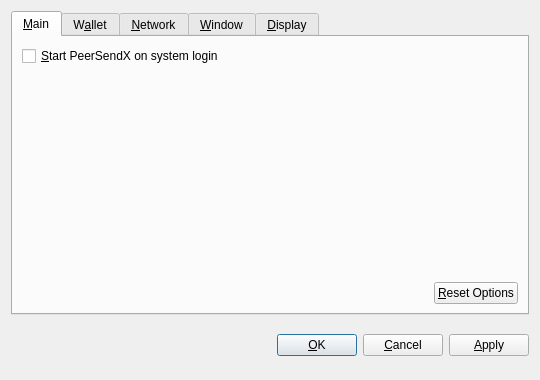
<?xml version="1.0" encoding="UTF-8"?>
<ui version="4.0">
 <class>OptionsDialog</class>
 <widget class="QDialog" name="OptionsDialog">
  <property name="geometry">
   <rect>
    <x>0</x>
    <y>0</y>
    <width>540</width>
    <height>380</height>
   </rect>
  </property>
  <property name="windowTitle">
   <string>Options</string>
  </property>
  <property name="modal">
   <bool>true</bool>
  </property>
  <layout class="QVBoxLayout" name="verticalLayout">
   <item>
    <widget class="QTabWidget" name="tabWidget">
     <property name="tabPosition">
      <enum>QTabWidget::North</enum>
     </property>
     <property name="currentIndex">
      <number>0</number>
     </property>
     <widget class="QWidget" name="tabMain">
      <attribute name="title">
       <string>&amp;Main</string>
      </attribute>
      <layout class="QVBoxLayout" name="verticalLayout_Main">
       <item>
        <widget class="QCheckBox" name="bitcoinAtStartup">
         <property name="toolTip">
          <string>Automatically start PeerSendX after logging in to the system.</string>
         </property>
         <property name="text">
          <string>&amp;Start PeerSendX on system login</string>
         </property>
        </widget>
       </item>
       <item>
        <spacer name="verticalSpacer_Main">
         <property name="orientation">
          <enum>Qt::Vertical</enum>
         </property>
         <property name="sizeHint" stdset="0">
          <size>
           <width>20</width>
           <height>40</height>
          </size>
         </property>
        </spacer>
       </item>
       <item>
        <layout class="QHBoxLayout" name="horizontalLayout_2_Main">
         <item>
          <spacer name="horizontalSpacer_2_Main">
           <property name="orientation">
            <enum>Qt::Horizontal</enum>
           </property>
           <property name="sizeHint" stdset="0">
            <size>
             <width>40</width>
             <height>20</height>
            </size>
           </property>
          </spacer>
         </item>
         <item>
          <widget class="QPushButton" name="resetButton">
           <property name="toolTip">
            <string>Reset all client options to default.</string>
           </property>
           <property name="text">
            <string>&amp;Reset Options</string>
           </property>
           <property name="autoDefault">
            <bool>false</bool>
           </property>
          </widget>
         </item>
        </layout>
       </item>
      </layout>
     </widget>
     <widget class="QWidget" name="tabWallet">
      <attribute name="title">
       <string>W&amp;allet</string>
      </attribute>
      <layout class="QVBoxLayout" name="verticalLayout_Network">
       <item>
        <widget class="QLabel" name="transactionFeeInfoLabel">
         <property name="text">
          <string>Optional transaction fee per kB that helps make sure your transactions are processed quickly. Most transactions are 1 kB.</string>
         </property>
         <property name="textFormat">
          <enum>Qt::PlainText</enum>
         </property>
         <property name="wordWrap">
          <bool>true</bool>
         </property>
        </widget>
       </item>
       <item>
        <layout class="QHBoxLayout" name="horizontalLayout_1_Main">
         <item>
          <widget class="QLabel" name="transactionFeeLabel">
           <property name="text">
            <string>Pay transaction &amp;fee</string>
           </property>
           <property name="textFormat">
            <enum>Qt::PlainText</enum>
           </property>
           <property name="buddy">
            <cstring>transactionFee</cstring>
           </property>
          </widget>
         </item>
         <item>
          <widget class="BitcoinAmountField" name="transactionFee"/>
         </item>
         <item>
          <spacer name="horizontalSpacer_1_Main">
           <property name="orientation">
            <enum>Qt::Horizontal</enum>
           </property>
           <property name="sizeHint" stdset="0">
            <size>
             <width>40</width>
             <height>20</height>
            </size>
           </property>
          </spacer>
         </item>
        </layout>
       </item>
       <item>
        <widget class="QLabel" name="label">
         <property name="text">
          <string>If you disable the spending of unconfirmed change, the change from a transaction cannot be used until that transaction has at least one confirmation. This also affects how your balance is computed.</string>
         </property>
         <property name="wordWrap">
          <bool>true</bool>
         </property>
        </widget>
       </item>
       <item>
        <widget class="QCheckBox" name="spendZeroConfChange">
         <property name="text">
          <string>Spend unconfirmed change  (experts only)</string>
         </property>
        </widget>
       </item>
       <item>
        <spacer name="verticalSpacer">
         <property name="orientation">
          <enum>Qt::Vertical</enum>
         </property>
         <property name="sizeHint" stdset="0">
          <size>
           <width>20</width>
           <height>40</height>
          </size>
         </property>
        </spacer>
       </item>
      </layout>
     </widget>
     <widget class="QWidget" name="tabNetwork">
      <attribute name="title">
       <string>&amp;Network</string>
      </attribute>
      <layout class="QVBoxLayout" name="verticalLayout_Network">
       <item>
        <widget class="QCheckBox" name="mapPortUpnp">
         <property name="toolTip">
          <string>Automatically open the PeerSendX client port on the router. This only works when your router supports UPnP and it is enabled.</string>
         </property>
         <property name="text">
          <string>Map port using &amp;UPnP</string>
         </property>
        </widget>
       </item>
       <item>
        <widget class="QCheckBox" name="connectSocks">
         <property name="toolTip">
          <string>Connect to the PeerSendX network through a SOCKS proxy (e.g. when connecting through Tor).</string>
         </property>
         <property name="text">
          <string>&amp;Connect through SOCKS proxy:</string>
         </property>
        </widget>
       </item>
       <item>
        <layout class="QHBoxLayout" name="horizontalLayout_Network">
         <item>
          <widget class="QLabel" name="proxyIpLabel">
           <property name="text">
            <string>Proxy &amp;IP:</string>
           </property>
           <property name="textFormat">
            <enum>Qt::PlainText</enum>
           </property>
           <property name="buddy">
            <cstring>proxyIp</cstring>
           </property>
          </widget>
         </item>
         <item>
          <widget class="QValidatedLineEdit" name="proxyIp">
           <property name="maximumSize">
            <size>
             <width>140</width>
             <height>16777215</height>
            </size>
           </property>
           <property name="toolTip">
            <string>IP address of the proxy (e.g. 127.0.0.1)</string>
           </property>
          </widget>
         </item>
         <item>
          <widget class="QLabel" name="proxyPortLabel">
           <property name="text">
            <string>&amp;Port:</string>
           </property>
           <property name="textFormat">
            <enum>Qt::PlainText</enum>
           </property>
           <property name="buddy">
            <cstring>proxyPort</cstring>
           </property>
          </widget>
         </item>
         <item>
          <widget class="QLineEdit" name="proxyPort">
           <property name="maximumSize">
            <size>
             <width>55</width>
             <height>16777215</height>
            </size>
           </property>
           <property name="toolTip">
            <string>Port of the proxy (e.g. 9050)</string>
           </property>
          </widget>
         </item>
         <item>
          <widget class="QLabel" name="socksVersionLabel">
           <property name="text">
            <string>SOCKS &amp;Version:</string>
           </property>
           <property name="textFormat">
            <enum>Qt::PlainText</enum>
           </property>
           <property name="buddy">
            <cstring>socksVersion</cstring>
           </property>
          </widget>
         </item>
         <item>
          <widget class="QValueComboBox" name="socksVersion">
           <property name="toolTip">
            <string>SOCKS version of the proxy (e.g. 5)</string>
           </property>
          </widget>
         </item>
         <item>
          <spacer name="horizontalSpacer_Network">
           <property name="orientation">
            <enum>Qt::Horizontal</enum>
           </property>
           <property name="sizeHint" stdset="0">
            <size>
             <width>40</width>
             <height>20</height>
            </size>
           </property>
          </spacer>
         </item>
        </layout>
       </item>
       <item>
        <spacer name="verticalSpacer_Network">
         <property name="orientation">
          <enum>Qt::Vertical</enum>
         </property>
         <property name="sizeHint" stdset="0">
          <size>
           <width>20</width>
           <height>40</height>
          </size>
         </property>
        </spacer>
       </item>
      </layout>
     </widget>
     <widget class="QWidget" name="tabWindow">
      <attribute name="title">
       <string>&amp;Window</string>
      </attribute>
      <layout class="QVBoxLayout" name="verticalLayout_Window">
       <item>
        <widget class="QCheckBox" name="minimizeToTray">
         <property name="toolTip">
          <string>Show only a tray icon after minimizing the window.</string>
         </property>
         <property name="text">
          <string>&amp;Minimize to the tray instead of the taskbar</string>
         </property>
        </widget>
       </item>
       <item>
        <widget class="QCheckBox" name="minimizeOnClose">
         <property name="toolTip">
          <string>Minimize instead of exit the application when the window is closed. When this option is enabled, the application will be closed only after selecting Quit in the menu.</string>
         </property>
         <property name="text">
          <string>M&amp;inimize on close</string>
         </property>
        </widget>
       </item>
       <item>
        <spacer name="verticalSpacer_Window">
         <property name="orientation">
          <enum>Qt::Vertical</enum>
         </property>
         <property name="sizeHint" stdset="0">
          <size>
           <width>20</width>
           <height>40</height>
          </size>
         </property>
        </spacer>
       </item>
      </layout>
     </widget>
     <widget class="QWidget" name="tabDisplay">
      <attribute name="title">
       <string>&amp;Display</string>
      </attribute>
      <layout class="QVBoxLayout" name="verticalLayout_Display">
       <item>
        <layout class="QHBoxLayout" name="horizontalLayout_1_Display">
         <item>
          <widget class="QLabel" name="langLabel">
           <property name="text">
            <string>User Interface &amp;language:</string>
           </property>
           <property name="textFormat">
            <enum>Qt::PlainText</enum>
           </property>
           <property name="buddy">
            <cstring>lang</cstring>
           </property>
          </widget>
         </item>
         <item>
          <widget class="QValueComboBox" name="lang">
           <property name="toolTip">
            <string>The user interface language can be set here. This setting will take effect after restarting PeerSendX.</string>
           </property>
          </widget>
         </item>
        </layout>
       </item>
       <item>
        <layout class="QHBoxLayout" name="horizontalLayout_2_Display">
         <item>
          <widget class="QLabel" name="unitLabel">
           <property name="text">
            <string>&amp;Unit to show amounts in:</string>
           </property>
           <property name="textFormat">
            <enum>Qt::PlainText</enum>
           </property>
           <property name="buddy">
            <cstring>unit</cstring>
           </property>
          </widget>
         </item>
         <item>
          <widget class="QValueComboBox" name="unit">
           <property name="toolTip">
            <string>Choose the default subdivision unit to show in the interface and when sending coins.</string>
           </property>
          </widget>
         </item>
        </layout>
       </item>
       <item>
        <widget class="QCheckBox" name="displayAddresses">
         <property name="toolTip">
          <string>Whether to show PeerSendX addresses in the transaction list or not.</string>
         </property>
         <property name="text">
          <string>&amp;Display addresses in transaction list</string>
         </property>
        </widget>
       </item>
       <item>
        <widget class="QCheckBox" name="coinControlFeatures">
         <property name="toolTip">
          <string>Whether to show coin control features or not.</string>
         </property>
         <property name="text">
          <string>Display coin &amp;control features (experts only!)</string>
         </property>
        </widget>
       </item>
       <item>
        <spacer name="verticalSpacer_Display">
         <property name="orientation">
          <enum>Qt::Vertical</enum>
         </property>
         <property name="sizeHint" stdset="0">
          <size>
           <width>20</width>
           <height>40</height>
          </size>
         </property>
        </spacer>
       </item>
      </layout>
     </widget>
    </widget>
   </item>
   <item>
    <layout class="QHBoxLayout" name="horizontalLayout_Buttons">
     <item>
      <spacer name="horizontalSpacer_1">
       <property name="orientation">
        <enum>Qt::Horizontal</enum>
       </property>
       <property name="sizeHint" stdset="0">
        <size>
         <width>40</width>
         <height>48</height>
        </size>
       </property>
      </spacer>
     </item>
     <item>
      <widget class="QLabel" name="statusLabel">
       <property name="font">
        <font>
         <weight>75</weight>
         <bold>true</bold>
        </font>
       </property>
       <property name="text">
        <string/>
       </property>
       <property name="textFormat">
        <enum>Qt::PlainText</enum>
       </property>
       <property name="wordWrap">
        <bool>true</bool>
       </property>
      </widget>
     </item>
     <item>
      <spacer name="horizontalSpacer_2">
       <property name="orientation">
        <enum>Qt::Horizontal</enum>
       </property>
       <property name="sizeHint" stdset="0">
        <size>
         <width>40</width>
         <height>48</height>
        </size>
       </property>
      </spacer>
     </item>
     <item>
      <widget class="QPushButton" name="okButton">
       <property name="text">
        <string>&amp;OK</string>
       </property>
      </widget>
     </item>
     <item>
      <widget class="QPushButton" name="cancelButton">
       <property name="text">
        <string>&amp;Cancel</string>
       </property>
       <property name="autoDefault">
        <bool>false</bool>
       </property>
      </widget>
     </item>
     <item>
      <widget class="QPushButton" name="applyButton">
       <property name="text">
        <string>&amp;Apply</string>
       </property>
       <property name="autoDefault">
        <bool>false</bool>
       </property>
      </widget>
     </item>
    </layout>
   </item>
  </layout>
 </widget>
 <customwidgets>
  <customwidget>
   <class>BitcoinAmountField</class>
   <extends>QSpinBox</extends>
   <header>bitcoinamountfield.h</header>
  </customwidget>
  <customwidget>
   <class>QValueComboBox</class>
   <extends>QComboBox</extends>
   <header>qvaluecombobox.h</header>
  </customwidget>
  <customwidget>
   <class>QValidatedLineEdit</class>
   <extends>QLineEdit</extends>
   <header>qvalidatedlineedit.h</header>
  </customwidget>
 </customwidgets>
 <resources/>
 <connections/>
</ui>
